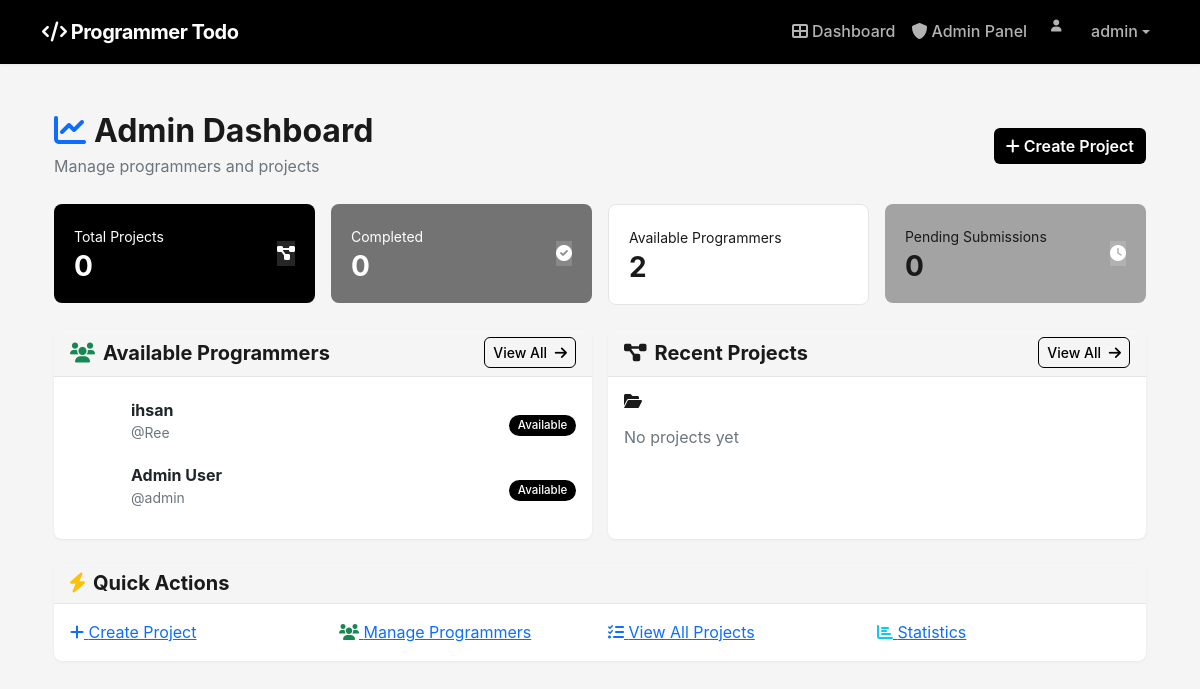
Before: /admin-dashboard/ (signed in) with the older database file.
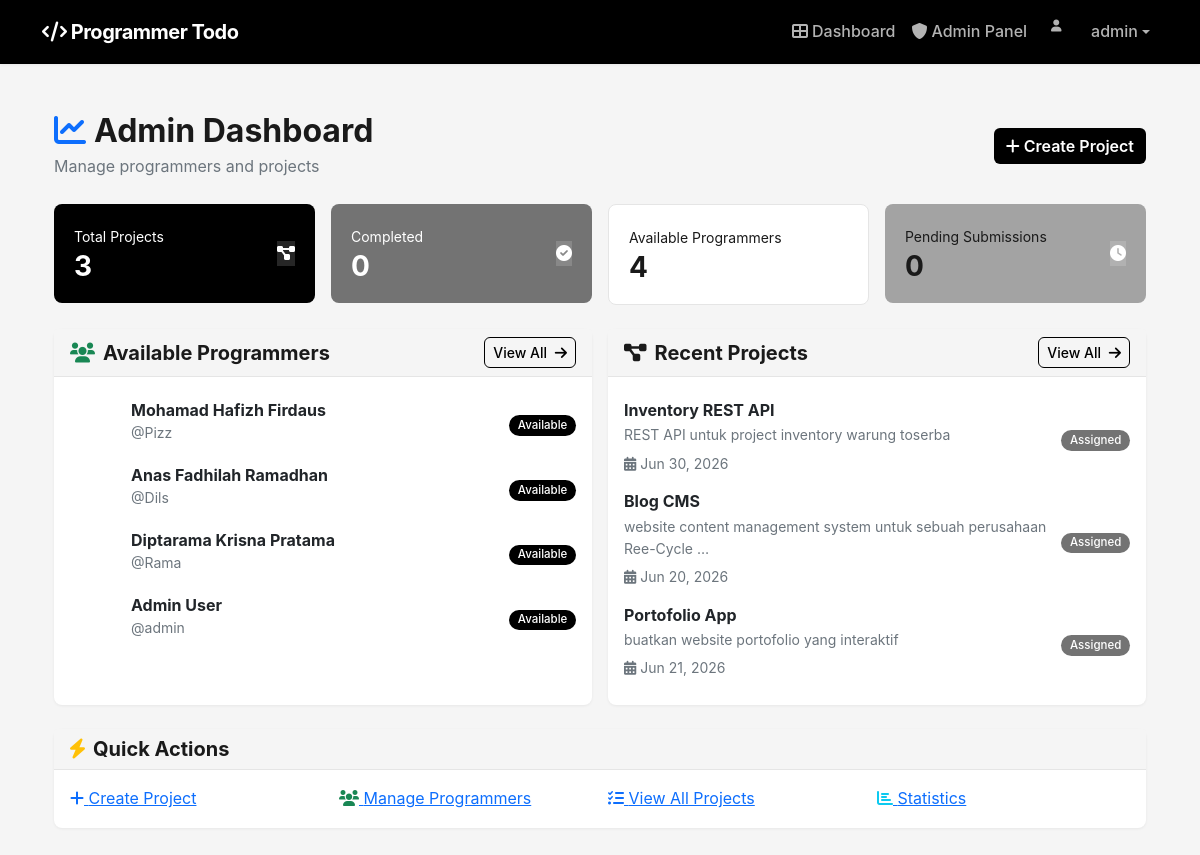
After: the same page with the newer database file.
### main/models.py (models this page shows, shortened)
class ProgrammerProfile(models.Model):
    SKILL_CHOICES = [
        ('python', 'Python'), ('javascript', 'JavaScript'), ('php', 'PHP'),
        ('java', 'Java'), ('cpp', 'C++'), ('csharp', 'C#'), ('go', 'Go'),
        ('rust', 'Rust'), ('swift', 'Swift'), ('kotlin', 'Kotlin'),
        ('ruby', 'Ruby'), ('typescript', 'TypeScript'), ('dart', 'Dart'),
        ('html', 'HTML'), ('css', 'CSS'), ('react', 'React'), ('vue', 'Vue.js'),
        ('angular', 'Angular'), ('nodejs', 'Node.js'), ('laravel', 'Laravel'),
        ('django', 'Django'), ('flask', 'Flask'), ('nextjs', 'Next.js'),
        ('svelte', 'Svelte'),
        ('react_native', 'React Native'), ('flutter', 'Flutter'),
        ('mysql', 'MySQL'), ('postgresql', 'PostgreSQL'), ('mongodb', 'MongoDB'),
        ('redis', 'Redis'), ('firebase', 'Firebase'),
        ('docker', 'Docker'), ('kubernetes', 'Kubernetes'), ('aws', 'AWS'),
        ('git', 'Git'),
        ('machine_learning', 'Machine Learning'), ('data_science', 'Data Science'),
        ('rest_api', 'REST API'), ('graphql', 'GraphQL'),
    ]
    user = models.OneToOneField(User, on_delete=models.CASCADE)
    full_name = models.CharField(max_length=200)
    email = models.EmailField()
    phone = models.CharField(max_length=20, blank=True)
    skills = models.JSONField(default=list, help_text="Selected programming skills")
    is_available = models.BooleanField(default=True)
    profile_picture = models.ImageField(upload_to='profiles/', blank=True, null=True)
    created_at = models.DateTimeField(auto_now_add=True)
    updated_at = models.DateTimeField(auto_now=True)
    def get_skills_display(self):
        skill_dict = dict(self.SKILL_CHOICES)
        return [skill_dict.get(skill, skill) for skill in self.skills]

class Project(models.Model):
    STATUS_CHOICES = [
        ('pending', 'Pending'),
        ('assigned', 'Assigned'),
        ('in_progress', 'In Progress'),
        ('completed', 'Completed'),
        ('approved', 'Approved'),
    ]
    PRIORITY_CHOICES = [
        ('low', 'Low'),
        ('medium', 'Medium'),
        ('high', 'High'),
        ('urgent', 'Urgent'),
    ]
    title = models.CharField(max_length=200)
    description = models.TextField()
    requirements = models.TextField(blank=True)
    assigned_to = models.ForeignKey(ProgrammerProfile, on_delete=models.SET_NULL, null=True, blank=True)
    created_by = models.ForeignKey(User, on_delete=models.CASCADE, related_name='created_projects')
    status = models.CharField(max_length=20, choices=STATUS_CHOICES, default='pending')
    priority = models.CharField(max_length=10, choices=PRIORITY_CHOICES, default='medium')
    deadline = models.DateTimeField()
    created_at = models.DateTimeField(auto_now_add=True)
    updated_at = models.DateTimeField(auto_now=True)
    completed_at = models.DateTimeField(null=True, blank=True)
    approved_at = models.DateTimeField(null=True, blank=True)

### main/views.py (the view)
# urls.py: path('admin-dashboard/', views.admin_dashboard, name='admin_dashboard'),
@staff_member_required
def admin_dashboard(request):
    programmers = ProgrammerProfile.objects.all().order_by('-created_at')
    projects = Project.objects.all().order_by('-created_at')
    pending_submissions = ProjectSubmission.objects.filter(is_approved=False)
    context = {
        'programmers': programmers,
        'projects': projects,
        'pending_submissions': pending_submissions,
        'available_programmers': programmers.filter(is_available=True),
        'total_projects': projects.count(),
        'completed_projects': projects.filter(status='approved').count(),
    }
    return render(request, 'admin_dashboard.html', context)

### templates/admin_dashboard.html (shortened to what the changed rows need)
{% extends 'base.html' %}
{% block content %}
<div class="container py-4 fade-in">
    <div class="row mb-4 align-items-center">
        <div class="col">
            <h2 class="mb-1 fw-bold"><i class="fas fa-chart-line me-2 text-primary"></i>Admin Dashboard</h2>
        </div>
    </div>
    <div class="row mb-4 g-3 stagger-children">
        <div class="col-md-3">
            <div class="stat-card stat-card-dark">
                <div class="d-flex align-items-center">
                    <div class="flex-grow-1">
                        <small>Total Projects</small>
                        <h3 class="mb-0 fw-bold">{{ total_projects }}</h3>
                    </div>
                </div>
            </div>
        </div>
        <div class="col-md-3">
            <div class="stat-card stat-card-outline">
                <div class="d-flex align-items-center">
                    <div class="flex-grow-1">
                        <small>Available Programmers</small>
                        <h3 class="mb-0 fw-bold">{{ available_programmers.count }}</h3>
                    </div>
                </div>
            </div>
        </div>
    </div>
    <div class="row g-3">
        <div class="col-md-6">
            <div class="card border-0 h-100">
                <div class="card-body">
                    {% if available_programmers %}
                    <div class="list-group list-group-flush">
                        {% for programmer in available_programmers|slice:":5" %}
                        <div class="list-group-item border-0 px-0">
                            <div class="d-flex align-items-center">
                                {% if programmer.profile_picture %}
                                <img src="{{ programmer.profile_picture.url }}" class="rounded-circle me-3 profile-pic" width="45" height="45">
                                {% else %}
                                <div class="rounded-circle d-flex align-items-center justify-content-center me-3" style="width: 45px; height: 45px; background: linear-gradient(135deg, var(--primary), var(--violet));">
                                    <i class="fas fa-user text-white"></i>
                                </div>
                                {% endif %}
                                <div class="flex-grow-1">
                                    <h6 class="mb-0 fw-bold">{{ programmer.full_name }}</h6>
                                    <small class="text-muted">@{{ programmer.user.username }}</small>
                                </div>
                                <span class="badge bg-success">Available</span>
                            </div>
                        </div>
                        {% endfor %}
                    </div>
                    {% else %}
                    <div class="empty-state">
                        <i class="fas fa-user-plus d-block mb-3"></i>
                        <p class="text-muted mb-0">No available programmers</p>
                    </div>
                    {% endif %}
                </div>
            </div>
        </div>
        <div class="col-md-6">
            <div class="card border-0 h-100">
                <div class="card-body">
                    {% if projects %}
                    <div class="list-group list-group-flush">
                        {% for project in projects|slice:":5" %}
                        <div class="list-group-item border-0 px-0">
                            <div class="d-flex align-items-center">
                                <div class="flex-grow-1">
                                    <h6 class="mb-1 fw-bold">{{ project.title }}</h6>
                                    <p class="mb-1 text-muted small">{{ project.description|truncatewords:8 }}</p>
                                    <small class="text-muted"><i class="fas fa-calendar-alt me-1 text-violet"></i>{{ project.deadline|date:"M d, Y" }}</small>
                                </div>
                                <div>
                                    {% if project.status == 'pending' %}<span class="badge bg-warning">Pending</span>
                                    {% elif project.status == 'assigned' %}<span class="badge bg-info">Assigned</span>
                                    {% elif project.status == 'in_progress' %}<span class="badge bg-primary">In Progress</span>
                                    {% elif project.status == 'completed' %}<span class="badge bg-secondary">Completed</span>
                                    {% elif project.status == 'approved' %}<span class="badge bg-success">Approved</span>
                                    {% endif %}
                                </div>
                            </div>
                        </div>
                        {% endfor %}
                    </div>
                    {% else %}
                    <div class="empty-state">
                        <i class="fas fa-folder-open d-block mb-3"></i>
                        <p class="text-muted mb-0">No projects yet</p>
                    </div>
                    {% endif %}
                </div>
            </div>
        </div>
    </div>
</div>
{% endblock %}

Changed rows visible on the page:
no longer on this page (row edited): ProgrammerProfile: full_name "ihsan", user.username "Ree"
added ProgrammerProfile: full_name "Mohamad Hafizh Firdaus", user.username "Pizz"
added ProgrammerProfile: full_name "Anas Fadhilah Ramadhan", user.username "Dils"
added ProgrammerProfile: full_name "Diptarama Krisna Pratama", user.username "Rama"
added Project: title "Inventory REST API", description "REST API untuk project inventory warung toserba", deadline "Jun 30, 2026", status "Assigned"
added Project: title "Blog CMS", description "website content management system untuk sebuah perusahaan Ree-Cycle …", deadline "Jun 20, 2026", status "Assigned"
added Project: title "Portofolio App", description "buatkan website portofolio yang interaktif", deadline "Jun 21, 2026", status "Assigned"
Other visible differences:
{{ total_projects }}: "0" → "3"
{{ available_programmers.count }}: "2" → "4"
text no longer shown: "No projects yet"
